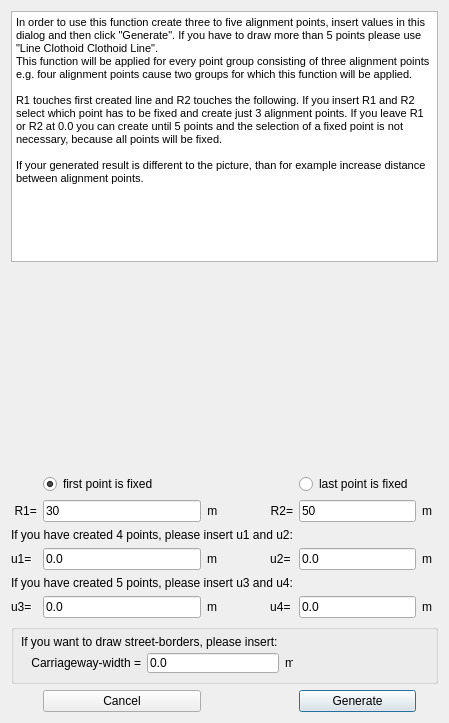
<?xml version="1.0" encoding="UTF-8"?>
<ui version="4.0">
 <class>CreateLineArcArcLine</class>
 <widget class="QDialog" name="CreateLineArcArcLine">
  <property name="geometry">
   <rect>
    <x>0</x>
    <y>0</y>
    <width>449</width>
    <height>723</height>
   </rect>
  </property>
  <property name="windowTitle">
   <string>Create-Line-Arc-Arc-Line</string>
  </property>
  <layout class="QGridLayout" name="gridLayout">
   <item row="8" column="0" colspan="6">
    <widget class="QGroupBox" name="groupBox">
     <property name="minimumSize">
      <size>
       <width>0</width>
       <height>60</height>
      </size>
     </property>
     <property name="title">
      <string/>
     </property>
     <widget class="QLabel" name="label_14">
      <property name="geometry">
       <rect>
        <x>10</x>
        <y>29</y>
        <width>120</width>
        <height>20</height>
       </rect>
      </property>
      <property name="text">
       <string>Carriageway-width =</string>
      </property>
      <property name="alignment">
       <set>Qt::AlignRight|Qt::AlignTrailing|Qt::AlignVCenter</set>
      </property>
     </widget>
     <widget class="QLabel" name="label_12">
      <property name="geometry">
       <rect>
        <x>10</x>
        <y>10</y>
        <width>521</width>
        <height>16</height>
       </rect>
      </property>
      <property name="text">
       <string>If you want to draw street-borders, please insert:</string>
      </property>
     </widget>
     <widget class="QLineEdit" name="lineEdit_c">
      <property name="geometry">
       <rect>
        <x>136</x>
        <y>29</y>
        <width>132</width>
        <height>20</height>
       </rect>
      </property>
      <property name="text">
       <string>0.0</string>
      </property>
     </widget>
     <widget class="QLabel" name="label_13">
      <property name="geometry">
       <rect>
        <x>274</x>
        <y>29</y>
        <width>8</width>
        <height>20</height>
       </rect>
      </property>
      <property name="text">
       <string>m</string>
      </property>
     </widget>
    </widget>
   </item>
   <item row="5" column="0">
    <widget class="QLabel" name="label_5">
     <property name="text">
      <string>u1=</string>
     </property>
    </widget>
   </item>
   <item row="9" column="3">
    <widget class="QPushButton" name="pushButtonGenerate">
     <property name="text">
      <string>Generate</string>
     </property>
    </widget>
   </item>
   <item row="5" column="3">
    <widget class="QLineEdit" name="lineEdit_u2">
     <property name="text">
      <string>0.0</string>
     </property>
    </widget>
   </item>
   <item row="4" column="0" colspan="3">
    <widget class="QLabel" name="label_8">
     <property name="text">
      <string>If you have created 4 points, please insert u1 and u2:</string>
     </property>
    </widget>
   </item>
   <item row="5" column="2">
    <widget class="QLabel" name="label_2">
     <property name="text">
      <string>m                u2=</string>
     </property>
    </widget>
   </item>
   <item row="5" column="1">
    <widget class="QLineEdit" name="lineEdit_u1">
     <property name="text">
      <string>0.0</string>
     </property>
    </widget>
   </item>
   <item row="9" column="1">
    <widget class="QPushButton" name="pushButtonCancel">
     <property name="text">
      <string>Cancel</string>
     </property>
    </widget>
   </item>
   <item row="1" column="0" colspan="6">
    <widget class="QLabel" name="labelPicture">
     <property name="minimumSize">
      <size>
       <width>0</width>
       <height>200</height>
      </size>
     </property>
     <property name="text">
      <string/>
     </property>
     <property name="scaledContents">
      <bool>true</bool>
     </property>
    </widget>
   </item>
   <item row="0" column="0" colspan="6">
    <widget class="QTextBrowser" name="textBrowser">
     <property name="html">
      <string>&lt;!DOCTYPE HTML PUBLIC &quot;-//W3C//DTD HTML 4.0//EN&quot; &quot;http://www.w3.org/TR/REC-html40/strict.dtd&quot;&gt;
&lt;html&gt;&lt;head&gt;&lt;meta name=&quot;qrichtext&quot; content=&quot;1&quot; /&gt;&lt;style type=&quot;text/css&quot;&gt;
p, li { white-space: pre-wrap; }
&lt;/style&gt;&lt;/head&gt;&lt;body style=&quot; font-family:'MS Shell Dlg 2'; font-size:8.25pt; font-weight:400; font-style:normal;&quot;&gt;
&lt;p style=&quot; margin-top:0px; margin-bottom:0px; margin-left:0px; margin-right:0px; -qt-block-indent:0; text-indent:0px;&quot;&gt;In order to use this function create three to five alignment points, insert values in this dialog and then click &amp;quot;Generate&amp;quot;. If you have to draw more than 5 points please use &amp;quot;Line Clothoid Clothoid Line&amp;quot;.&lt;/p&gt;
&lt;p style=&quot; margin-top:0px; margin-bottom:0px; margin-left:0px; margin-right:0px; -qt-block-indent:0; text-indent:0px;&quot;&gt;This function will be applied for every point group consisting of three alignment points e.g. four alignment points cause two groups for which this function will be applied.&lt;/p&gt;
&lt;p style=&quot;-qt-paragraph-type:empty; margin-top:0px; margin-bottom:0px; margin-left:0px; margin-right:0px; -qt-block-indent:0; text-indent:0px;&quot;&gt;&lt;br /&gt;&lt;/p&gt;
&lt;p style=&quot; margin-top:0px; margin-bottom:0px; margin-left:0px; margin-right:0px; -qt-block-indent:0; text-indent:0px;&quot;&gt;R1 touches first created line and R2 touches the following. If you i&lt;span style=&quot; font-size:8pt;&quot;&gt;nsert R1 and R2 select which point has to be fixed and create just 3 alignment points. If you leave R1 or R2 at 0.0 you can create until 5 points and the selection of a fixed point is not necessary, because all points will be fixed.&lt;/span&gt;&lt;/p&gt;
&lt;p style=&quot;-qt-paragraph-type:empty; margin-top:0px; margin-bottom:0px; margin-left:0px; margin-right:0px; -qt-block-indent:0; text-indent:0px; font-size:8pt;&quot;&gt;&lt;br /&gt;&lt;/p&gt;
&lt;p style=&quot; margin-top:0px; margin-bottom:0px; margin-left:0px; margin-right:0px; -qt-block-indent:0; text-indent:0px;&quot;&gt;If your generated result is different to the picture, than for example increase distance between alignment points. &lt;/p&gt;&lt;/body&gt;&lt;/html&gt;</string>
     </property>
    </widget>
   </item>
   <item row="3" column="3">
    <widget class="QLineEdit" name="lineEdit_R2">
     <property name="text">
      <string>50</string>
     </property>
    </widget>
   </item>
   <item row="3" column="2">
    <widget class="QLabel" name="label_3">
     <property name="text">
      <string>m                R2=</string>
     </property>
     <property name="alignment">
      <set>Qt::AlignRight|Qt::AlignTrailing|Qt::AlignVCenter</set>
     </property>
    </widget>
   </item>
   <item row="3" column="0">
    <widget class="QLabel" name="label_4">
     <property name="text">
      <string> R1=</string>
     </property>
     <property name="alignment">
      <set>Qt::AlignCenter</set>
     </property>
    </widget>
   </item>
   <item row="5" column="4">
    <widget class="QLabel" name="label_9">
     <property name="text">
      <string>m</string>
     </property>
    </widget>
   </item>
   <item row="3" column="1">
    <widget class="QLineEdit" name="lineEdit_R1">
     <property name="text">
      <string>30</string>
     </property>
    </widget>
   </item>
   <item row="7" column="1">
    <widget class="QLineEdit" name="lineEdit_u3">
     <property name="text">
      <string>0.0</string>
     </property>
    </widget>
   </item>
   <item row="7" column="4">
    <widget class="QLabel" name="label_15">
     <property name="text">
      <string>m</string>
     </property>
    </widget>
   </item>
   <item row="6" column="0" colspan="3">
    <widget class="QLabel" name="label_7">
     <property name="text">
      <string>If you have created 5 points, please insert u3 and u4:</string>
     </property>
    </widget>
   </item>
   <item row="7" column="2">
    <widget class="QLabel" name="label_11">
     <property name="text">
      <string>m                u4=</string>
     </property>
    </widget>
   </item>
   <item row="7" column="0">
    <widget class="QLabel" name="label_10">
     <property name="text">
      <string>u3=</string>
     </property>
    </widget>
   </item>
   <item row="3" column="4">
    <widget class="QLabel" name="label_6">
     <property name="text">
      <string>m</string>
     </property>
    </widget>
   </item>
   <item row="7" column="3">
    <widget class="QLineEdit" name="lineEdit_u4">
     <property name="text">
      <string>0.0</string>
     </property>
    </widget>
   </item>
   <item row="2" column="1">
    <widget class="QRadioButton" name="radioButton_first">
     <property name="text">
      <string>first point is fixed</string>
     </property>
     <property name="checked">
      <bool>true</bool>
     </property>
    </widget>
   </item>
   <item row="2" column="3">
    <widget class="QRadioButton" name="radioButton_last">
     <property name="text">
      <string>last point is fixed</string>
     </property>
    </widget>
   </item>
  </layout>
 </widget>
 <resources/>
 <connections/>
</ui>
